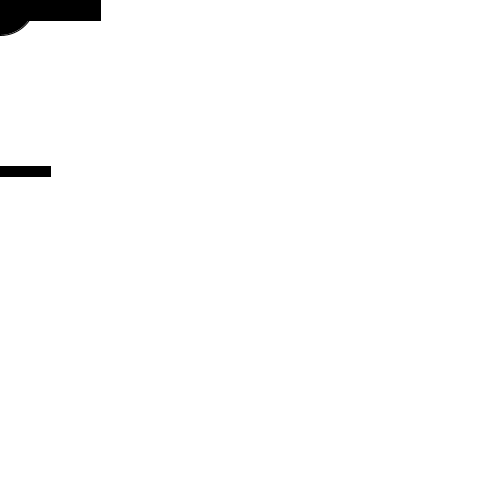
Frame 1 (no input)
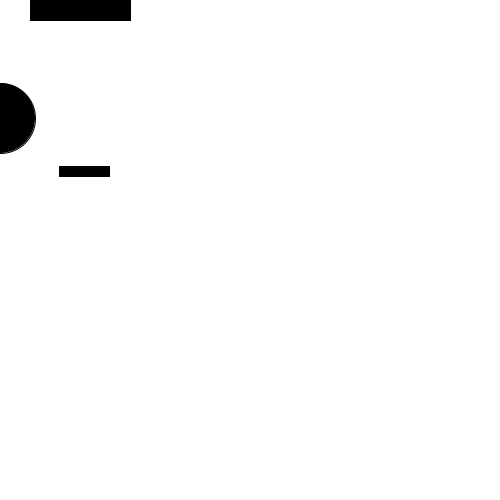
Frame 60 (the mouse pressed at the canvas centre just before this capture)
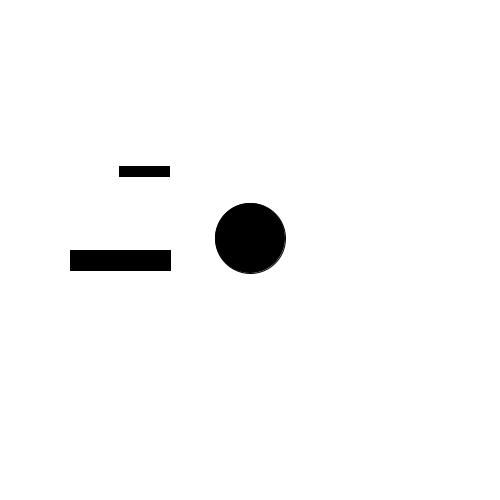
Frame 120 (the mouse held since frame 60 and released just before this capture)

The Processing sketch that drew these frames (run headless with seeded random() and noise(); from frame 60 on, the mouse is pressed at the canvas centre):

// Processing sketch: Exercise_20_2_using_mouse_location
// ── Exercise_20_2_using_mouse_location.pde
//Min Lee 3331328

float x = 0.0; 
float y = 0.0;
float a = 0.0;

void setup(){
  size(500,500);
  smooth();        //circular edges smoothed by the computer
  fill(0);         
}

void draw(){
  background(255);
  ellipse(mouseX,y,70,70);  
  y += 2;        //add 2 to y variable, 60x a second, also bigger the number, faster the movement. 
  if (y >= height + 35) {
    y = -35.0;    
  }


  rect(x,mouseY,100,20);
  x += 10;        //add 10 to x variable, 60x a second, also bigger the number, faster the movement. 
  if (x >= height + 50) {
    x = -10.0;    
  }
    
  rect(a,height/3,50,10);
  a += 1;        //add 1 to x variable, 60x a second, also bigger the number, faster the movement. 
  if (a >= height + 25) {
    a = -5.0; 

  }
}
